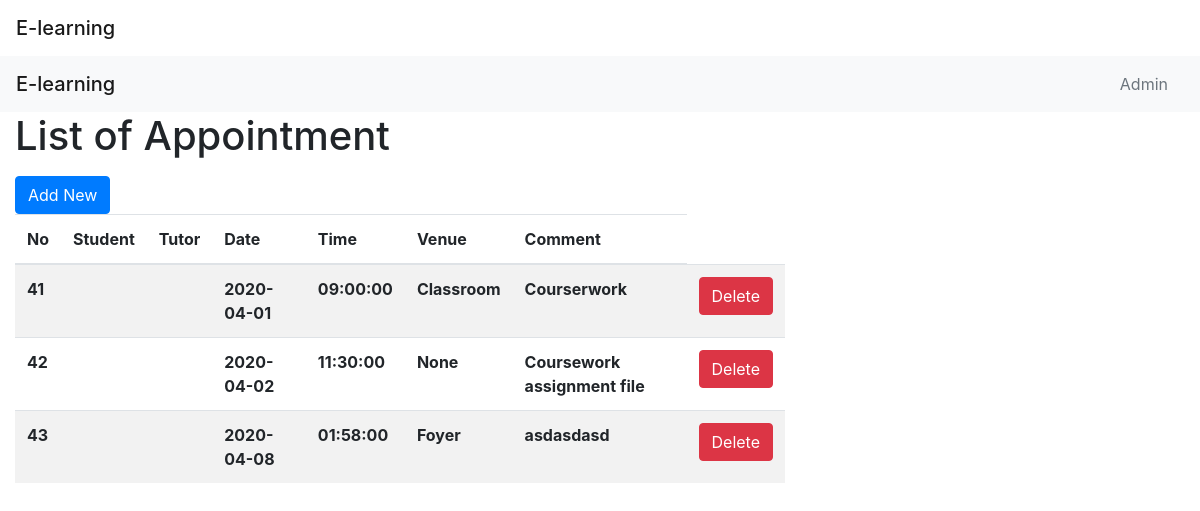
/appointment.php, run on the app's committed database.
### tables this page shows
CREATE TABLE `appointment` (
  `appointment_id` int(11) NOT NULL,
  `username` varchar(50) NOT NULL,
  `title` varchar(50) NOT NULL,
  `date` date NOT NULL,
  `time` time NOT NULL DEFAULT current_timestamp(),
  `type` varchar(30) NOT NULL,
  `venue` varchar(50) NOT NULL,
  `comment` text NOT NULL,
  `status` varchar(50) NOT NULL DEFAULT 'pending'
);

### include/function.php (called while the page is built, shortened)
<?php
include_once 'database.php';
function query($sql) {
  global $connection;
  return mysqli_query($connection, $sql);
}
 ?>

### appointment.php (the view, shortened to what this page needs)
<?php include ('database.php'); ?>
<?php include ('function.php'); ?>
<?php include ('include/header.php'); ?>
 <?php include ('include/navigation.php'); ?>
<div class="col-md-8">
	<div class="form-group">
    <h1>List of Appointment</h1>
	</div>
<table class="table table-striped">
  <div class="col-xs-4">
    <a class="btn btn-primary" href="createAppointment.php" >Add New</a>
</div>
  <thead>
    <tr>
      <th scope="col">No</th>
      <th scope="col">Student</th>
      <th scope="col">Tutor</th>
      <th scope="col">Date</th>
      <th scope="col">Time</th>
      <th scope="col">Venue</th>
      <th scope="col">Comment</th>
    </tr>
  </thead>
  <tbody>
<?php
  $query = query("SELECT * FROM appointment");
    while($row = mysqli_fetch_assoc($query)){
      $appointment_id = $row['appointment_id'];
    	$name = $row['name'];
    	$tutor = $row['tutor'];
      $date = $row['date'];
      $time = $row['time'];
      $venue = $row['venue'];
      $comment = $row['comment'];
    	echo "<tr>";
      echo "<th scope='row'>$appointment_id</th>";
      echo "<th>$name</th>";
      echo "<th>$tutor</th>";
      echo "<th>$date</th>";
      echo "<th>$time</th>";
      echo "<th>$venue</th>";
      echo "<th>$comment</th>";
    	echo "<td><a href='appointment.php?delete={$appointment_id}' class='btn btn-danger' onclick='check_delete()'>Delete</a></td>";
    	echo "</tr>";
    }
?>
  </tbody>
</table>
</div>

### include/header.php (shortened to what this page needs)
<?php
	include_once 'function.php';
?>
<!DOCTYPE html>
<html>
<head>
  <link rel="stylesheet" href="https://stackpath.bootstrapcdn.com/bootstrap/4.4.1/css/bootstrap.min.css">
</head>
<body>
	<header>
			<nav class="navbar navbar-light">
				<span class="navbar-brand mb-0 h1">E-learning</span>
			</nav>
	</header>

### include/navigation.php
<nav class="navbar navbar-light bg-light">
  <span class="navbar-brand mb-0 h1">E-learning</span>
  <ul class="nav justify-content-end">
    <li class="nav-item">
      <a class="nav-link disabled" href="#" tabindex="-1" aria-disabled="true">Admin</a>
    </li>
  </ul>
</nav>

### data on the page
appointment: appointment_id "41", date "2020-04-01", time "09:00:00", venue "Classroom", comment "Courserwork"
appointment: appointment_id "42", date "2020-04-02", time "11:30:00", venue "None", comment "Coursework assignment file"
appointment: appointment_id "43", date "2020-04-08", time "01:58:00", venue "Foyer", comment "asdasdasd"
